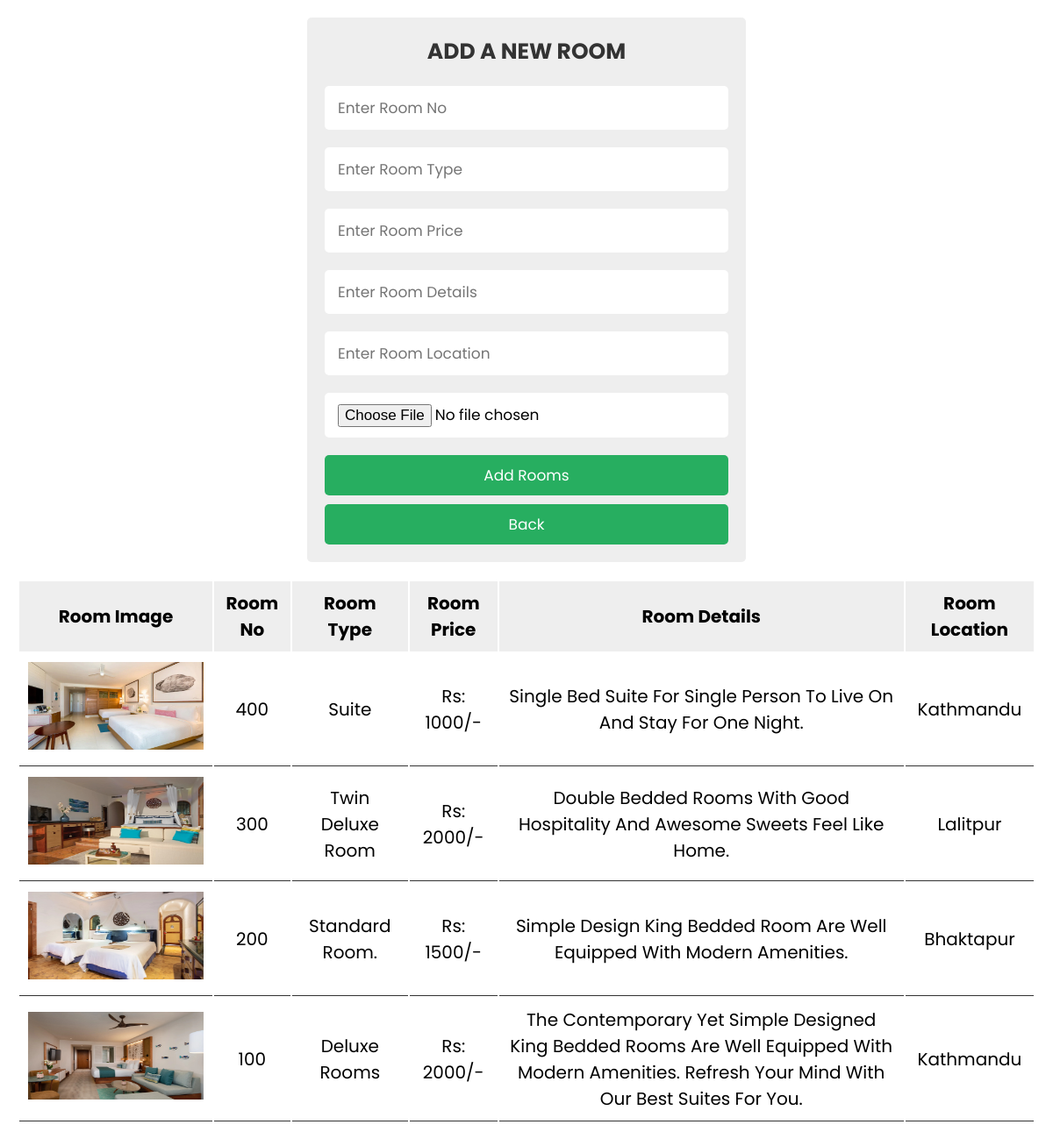
/admin/add_rooms.php, run on an earlier commit of the app's database.
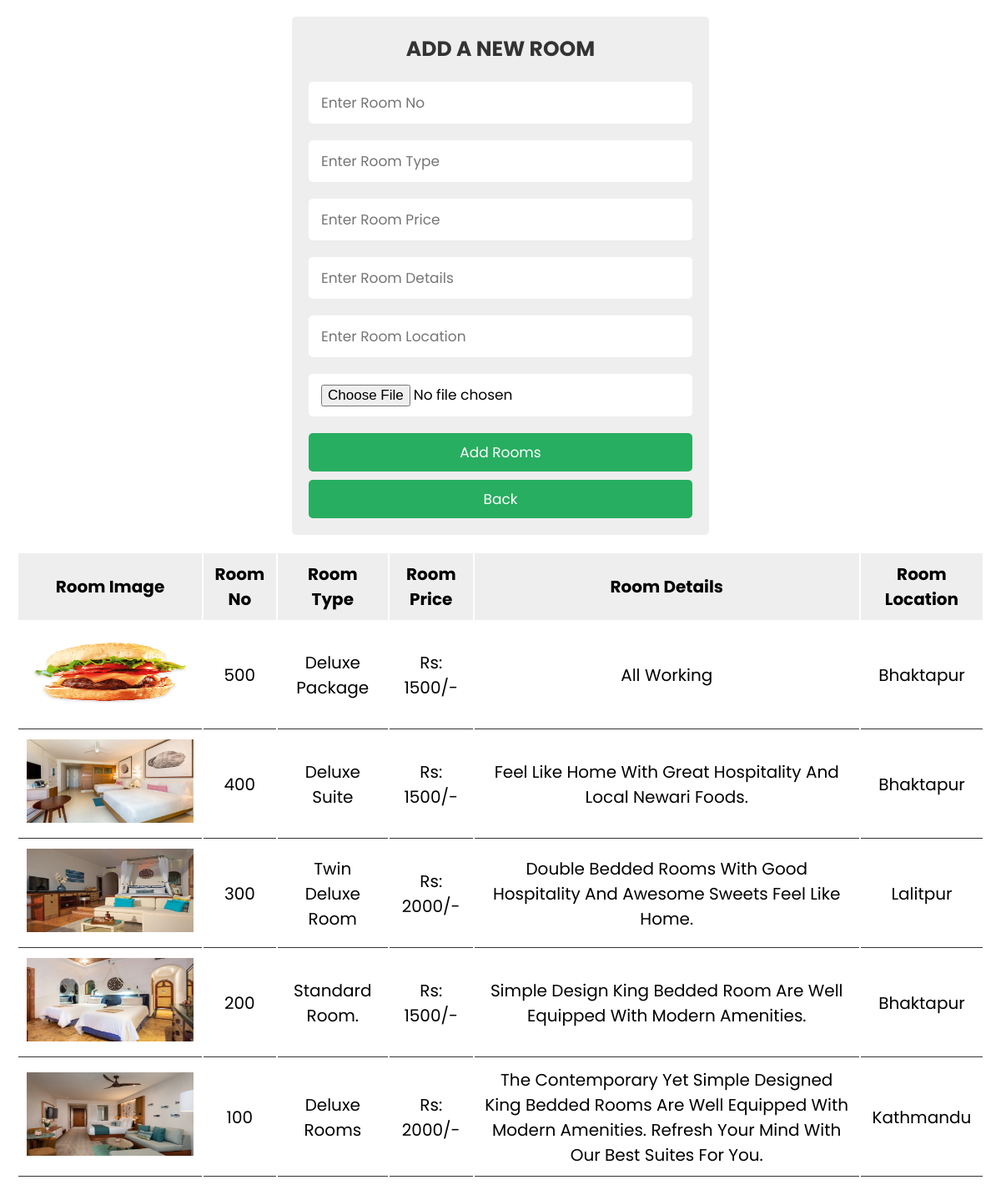
And on a later commit of the database.
### tables this page shows
CREATE TABLE `rooms` (
  `room_id` int(11) NOT NULL,
  `room_no` varchar(255) NOT NULL,
  `type` varchar(255) NOT NULL,
  `price` decimal(10,0) NOT NULL,
  `details` varchar(255) NOT NULL,
  `image` varchar(255) NOT NULL,
  `location` varchar(255) NOT NULL
);

### admin/add_rooms.php (the view, shortened to what this page needs)
<?php
 include_once('../include/databaseconn.php');
?>
<!DOCTYPE html>
<html lang="en">
<head>
</head>
<body>
    <div class="container">
        <div class="room-container">
            <form action="<?php htmlspecialchars($_SERVER['PHP_SELF']) ;?>" method="post" enctype="multipart/form-data">
              <h3> Add a new Room</h3>
              <input type="text" placeholder="Enter Room No" name="room_no" class="box">
              <input type="text" placeholder="Enter Room Type" name="room_type" class="box">
              <input type="number" placeholder="Enter Room Price" name="room_price" class="box">
              <input type="text" placeholder="Enter Room Details" name="room_details" class="box">
              <input type="text" placeholder="Enter Room Location" name="room_location" class="box">
              <input type="file" accept="image/png, image/jpeg, image/jpg" name="image" class="box">
              <input type="submit" class="btn" name="add_room" value="Add Rooms">
              <button class="btn"><a href="room_info.php">Back</a></button>
          </form>
        </div>
        <?php
         $select = mysqli_query($connection, "select * from rooms order by room_id desc");
        ?>
        <div class="room-display">
      <table class="room-display-table">
         <thead>
         <tr>
            <th>Room image</th>
            <th>Room No</th>
            <th>Room type</th>
            <th>Room Price</th>
            <th>Room Details</th>
            <th>Room Location</th>
         </tr>
         </thead>
         <?php while($row = mysqli_fetch_assoc($select)){ ?>
         <tr>
            <td><img src="../photos/<?php echo $row['image']; ?>" width="200" height="100" alt=""></td>
            <td><?php echo $row['room_no']; ?></td>
            <td><?php echo $row['type']; ?></td>
            <td>Rs: <?php echo $row['price']; ?>/-</td>
            <td><?php echo $row['details']; ?></td>
            <td><?php echo $row['location']; ?></td>
         </tr>
      <?php } ?>
      </table>
   </div>
    </div>
</body>
</html>

What changed in the data, as far as the page shows it:
added rooms: image (picture), room_no "500", type "Deluxe Package", price "1500", details "All Working", location "Bhaktapur"
changed rooms: type "Suite" → "Deluxe Suite"; price "1000" → "1500"; details "Single Bed Suite For Single Person To Live On And Stay For One Night." → "Feel Like Home With Great Hospitality And Local Newari Foods."; location "Kathmandu" → "Bhaktapur"
